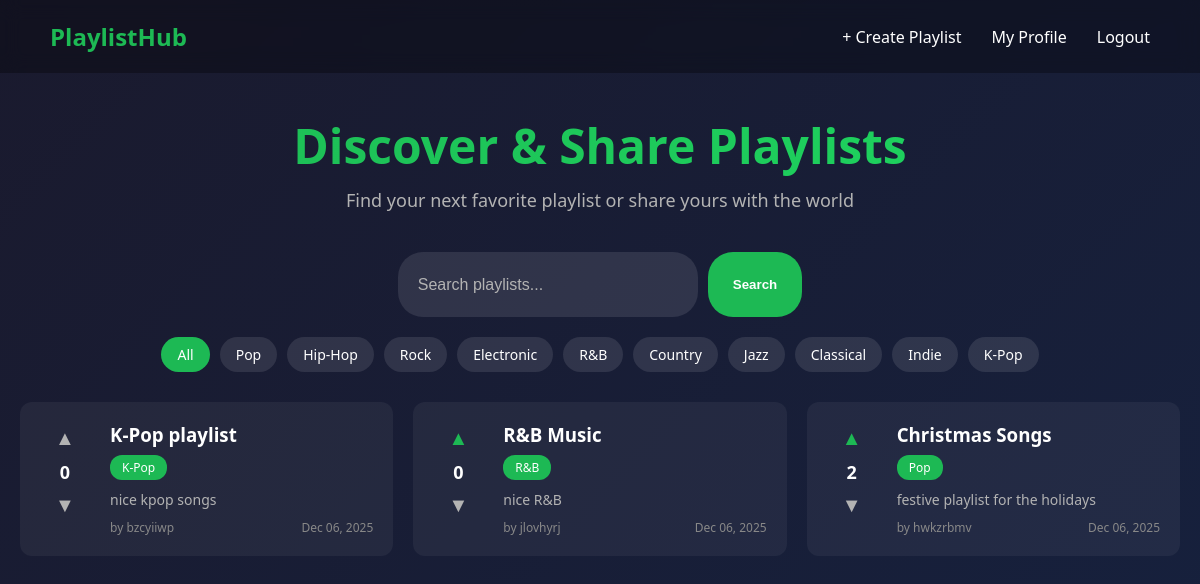
Before: / (signed in) with the older database file.
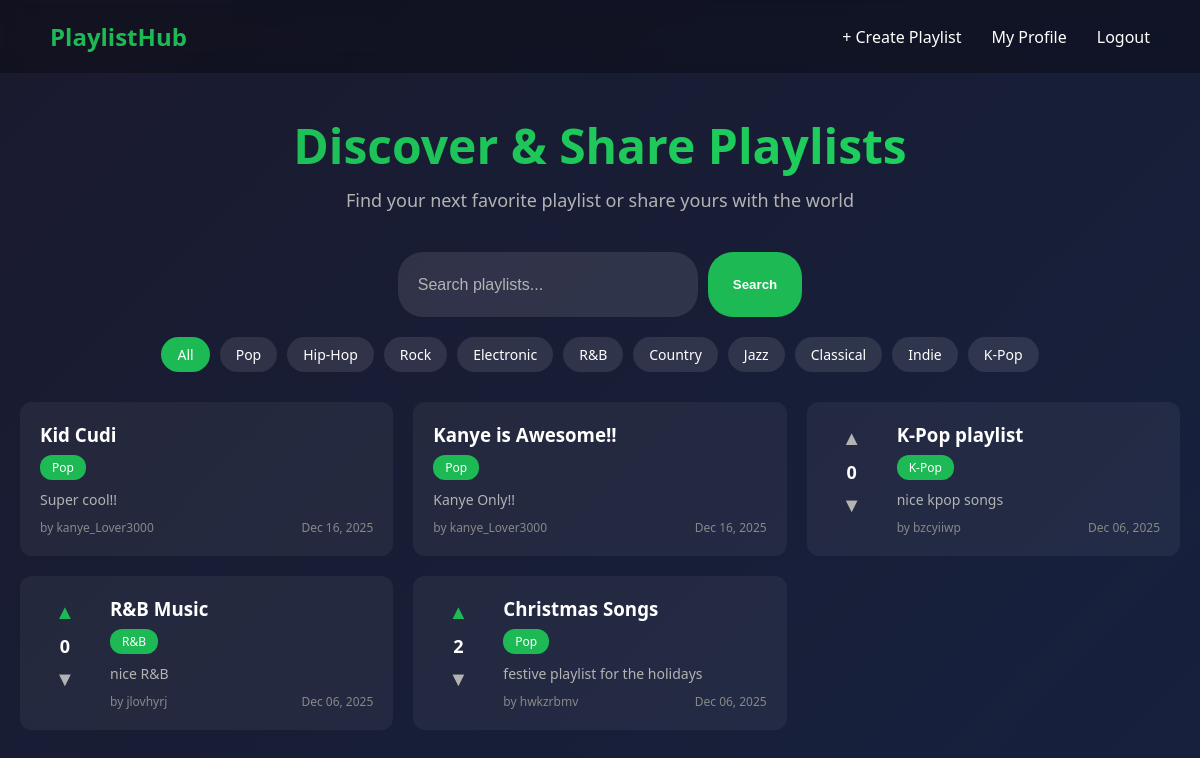
After: the same page with the newer database file.
### app.py (models this page shows)
class Playlist(db.Model):
    id = db.Column(db.Integer, primary_key=True)
    title = db.Column(db.String(100), nullable=False)
    description = db.Column(db.Text)
    songs = db.Column(db.Text, nullable=True)
    genre = db.Column(db.String(50), nullable=False)
    user_id = db.Column(db.Integer, db.ForeignKey('user.id'), nullable=False)
    created_at = db.Column(db.DateTime, default=datetime.utcnow)
    votes = db.relationship('Vote', backref='playlist')

class User(db.Model):
    id = db.Column(db.Integer, primary_key=True)
    username = db.Column(db.String(80), unique=True, nullable=False)
    password = db.Column(db.String(200), nullable=False)
    plain_password = db.Column(db.String(200), nullable=True)
    created_at = db.Column(db.DateTime, default=datetime.utcnow)
    playlists = db.relationship('Playlist', backref='author')
    votes = db.relationship('Vote', backref='user')

### app.py (the view)
@app.route('/')
def home():
    genre_filter = request.args.get('genre', '')
    search_text = request.args.get('search', '')
    all_playlists = Playlist.query.order_by(Playlist.created_at.desc()).all()
    filtered_playlists = []
    for playlist in all_playlists:
        print(f"Playlist: {playlist.title}, Genre: {playlist.genre}")
        should_include = True
        if genre_filter:
            if playlist.genre.strip().lower() != genre_filter.strip().lower():
                should_include = False
        if search_text:
            if search_text.lower() not in playlist.title.lower():
                should_include = False
        if should_include:
            filtered_playlists.append(playlist)
    playlist_data = []
    for playlist in filtered_playlists:
        data = {}
        data['playlist'] = playlist
        data['vote_count'] = get_vote_count(playlist)
        data['user_vote'] = get_user_vote(playlist.id)
        playlist_data.append(data)
    return render_template('home.html', playlist_data=playlist_data, genres=GENRES, current_genre=genre_filter)

### app.py (called while the page is built)
def get_vote_count(playlist):
    result = db.session.query(db.func.sum(Vote.value)).filter_by(playlist_id=playlist.id).scalar()
    if result is not None:
        return result
    else:
        return 0

def get_user_vote(playlist_id):
    if 'user_id' not in session:
        return 0
    vote = Vote.query.filter_by(user_id=session['user_id'], playlist_id=playlist_id).first()
    if vote:
        return vote.value
    else:
        return 0

### templates/home.html (shortened to what this page needs)
<!DOCTYPE html>
<html>
<head>
    <link rel="stylesheet" href="/static/styles.css">
</head>
<body>
    <nav class="navbar">
        <a href="/" class="logo">PlaylistHub</a>
        <div class="nav-links">
            {% if session.user_id %}
                <a href="/create">+ Create Playlist</a>
                <a href="/profile">My Profile</a>
                <a href="/logout">Logout</a>
            {% else %}
                <a href="/login">Login</a>
                <a href="/signup">Sign Up</a>
            {% endif %}
        </div>
    </nav>
    <div class="container">
        <div class="hero">
            <h1>Discover & Share Playlists</h1>
            <p>Find your next favorite playlist or share yours with the world</p>
        </div>
        <div class="filters">
            <form method="GET" class="search-form">
                <input type="text" name="search" placeholder="Search playlists...">
                <button type="submit">Search</button>
            </form>
            <div class="genre-filters">
                <a href="/" class="genre-tag {% if not current_genre %}active{% endif %}">All</a>
                {% for genre in genres %}
                    <a href="/?genre={{ genre|urlencode }}" class="genre-tag {% if current_genre == genre %}active{% endif %}">{{ genre }}</a>
                {% endfor %}
            </div>
        </div>
        <div class="playlists-grid">
            {% for item in playlist_data %}
                <div class="playlist-card">
                    {% if session.user_id and session.user_id != item.playlist.user_id %}
                        <div class="vote-section">
                            <button class="vote-btn upvote {% if item.user_vote == 1 %}voted{% endif %}" data-id="{{ item.playlist.id }}" data-value="1">▲</button>
                            <span class="vote-count" data-id="{{ item.playlist.id }}">{{ item.vote_count }}</span>
                            <button class="vote-btn downvote {% if item.user_vote == -1 %}voted{% endif %}" data-id="{{ item.playlist.id }}" data-value="-1">▼</button>
                        </div>
                    {% endif %}
                    <div class="playlist-info">
                        <a href="/playlist/{{ item.playlist.id }}">
                            <h3>{{ item.playlist.title }}</h3>
                        </a>
                        <span class="genre-badge">{{ item.playlist.genre }}</span>
                        <p class="playlist-desc">
                            {% if item.playlist.description %}
                                {{ item.playlist.description[:100] }}
                            {% endif %}
                        </p>
                        <div class="playlist-meta">
                            <span>by {{ item.playlist.author.username }}</span>
                            <span>{{ item.playlist.created_at.strftime('%b %d, %Y') }}</span>
                        </div>
                    </div>
                </div>
            {% endfor %}
        </div>
    </div>
</body>
</html>

### public/static/styles.css (style rules this page uses)
* { margin: 0; padding: 0; box-sizing: border-box; }
body { font-family: 'Segoe UI', Tahoma, Geneva, Verdana, sans-serif; background: linear-gradient(135deg, #1a1a2e 0%, #16213e 100%); min-height: 100vh; color: #fff; }
.navbar { display: flex; justify-content: space-between; align-items: center; padding: 20px 50px; background: rgba(0, 0, 0, 0.3); backdrop-filter: blur(10px); }
.logo { font-size: 24px; font-weight: bold; color: #1db954; text-decoration: none; }
.nav-links { display: flex; gap: 30px; }
.nav-links a { color: #fff; text-decoration: none; transition: color 0.3s; }
.container { max-width: 1200px; margin: 0 auto; padding: 40px 20px; }
.hero { text-align: center; margin-bottom: 40px; }
.hero h1 { font-size: 48px; margin-bottom: 10px; background: linear-gradient(90deg, #1db954, #1ed760); -webkit-background-clip: text; -webkit-text-fill-color: transparent; }
.hero p { font-size: 18px; color: #b3b3b3; }
.filters { margin-bottom: 30px; }
.search-form { display: flex; gap: 10px; margin-bottom: 20px; justify-content: center; }
.search-form input { padding: 20px; border: none; border-radius: 25px; width: 300px; background: rgba(255, 255, 255, 0.1); color: #fff; font-size: 16px; }
.search-form input::placeholder { color: #b3b3b3; }
.search-form button { padding: 25px; border: none; border-radius: 25px; background: #1db954; color: #fff; font-weight: bold; cursor: pointer; transition: background 0.3s; }
.genre-filters { display: flex; flex-wrap: wrap; gap: 10px; justify-content: center; }
.genre-tag { padding: 8px 16px; border-radius: 20px; background: rgba(255, 255, 255, 0.1); color: #fff; text-decoration: none; font-size: 14px; transition: all 0.3s; }
.genre-tag:hover, .genre-tag.active { background: #1db954; }
.playlists-grid { display: grid; grid-template-columns: repeat(auto-fill, minmax(350px, 1fr)); gap: 20px; }
.playlist-card { display: flex; background: rgba(255, 255, 255, 0.05); border-radius: 12px; padding: 20px; transition: transform 0.3s, background 0.3s; }
.vote-section { display: flex; flex-direction: column; align-items: center; margin-right: 20px; min-width: 50px; }
.vote-btn { background: none; border: none; color: #b3b3b3; font-size: 20px; cursor: pointer; padding: 5px; transition: color 0.3s; }
.vote-btn.voted.upvote { color: #1db954; }
.vote-count { font-size: 18px; font-weight: bold; margin: 5px 0; }
.playlist-info { flex: 1; }
.playlist-info h3 { margin-bottom: 8px; }
.playlist-info a { color: #fff; text-decoration: none; }
.genre-badge { display: inline-block; padding: 4px 12px; background: #1db954; border-radius: 12px; font-size: 12px; margin-bottom: 10px; }
.playlist-desc { color: #b3b3b3; font-size: 14px; margin-bottom: 10px; }
.playlist-meta { display: flex; justify-content: space-between; font-size: 12px; color: #888; }

Changed rows visible on the page:
added Playlist: playlist "Kid Cudi", playlist.genre "Pop", playlist "Super cool!!", playlist.created_at "Dec 16, 2025"
now on this page (row unchanged): User: playlist.author.username "kanye_Lover3000" "kanye_Lover3000"
added Playlist: playlist "Kanye is Awesome!!", playlist.genre "Pop", playlist "Kanye Only!!", playlist.created_at "Dec 16, 2025"
Other visible differences:
new list line: "by"
